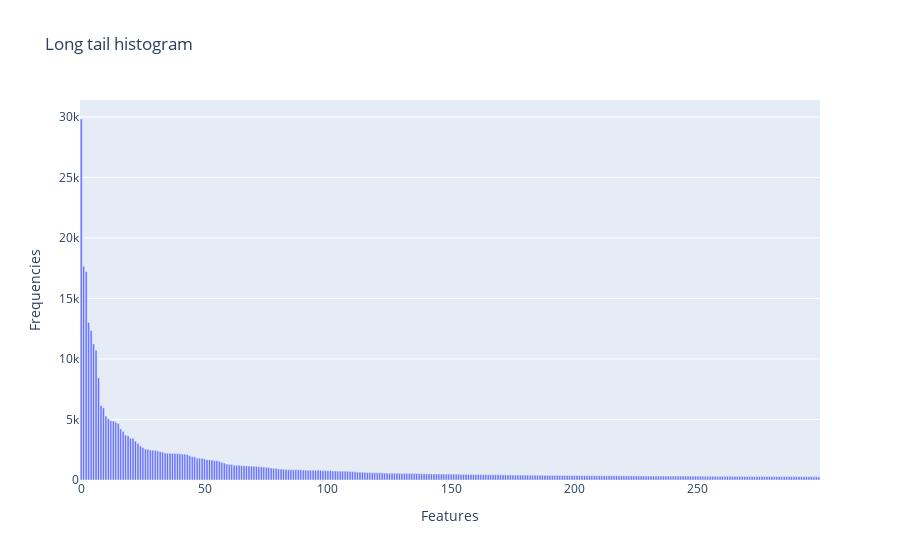

The cell this chart's notebook holds for it:
### Markdown cell above
### >>> **Exercise 15 (take home):** 
Additionally, you can attempt to sort the terms on the `x-axis` by frequency instead of in alphabetical order. This way the visualization is more meaninfgul and you will be able to observe the so called [long tail](https://en.wikipedia.org/wiki/Long_tail) (get familiar with this term since it will appear a lot in data mining and other statistics courses). see picture below

![alt txt](https://upload.wikimedia.org/wikipedia/commons/thumb/8/8a/Long_tail.svg/1000px-Long_tail.svg.png)

### Code cell
# Answer here
# Because the difference between the data frequencies is too large, 
# I select the 300 most frequently appearing features to plot the long tail histogram.
import copy
freq_sort = term_frequencies[idx_list[0:300]]
fig = px.bar(y=freq_sort.tolist()[0:300],
             labels={'x':'Features', 'y':'Frequencies'}, title="Long tail histogram")
fig.show()

### Figure 1 — Plotly figure (JSON) as saved in the notebook; plotly's stock layout.template omitted (floating-point values rounded to 4 significant figures; data arrays with more than 128 entries replaced by an {"elided": "..."} marker saying what was removed)
{"data": [{"alignmentgroup": "True", "hovertemplate": "Features=%{x}<br>Frequencies=%{y}<extra></extra>", "legendgroup": "", "marker": {"color": "#636efa", "pattern": {"shape": ""}}, "name": "", "offsetgroup": "", "orientation": "v", "showlegend": false, "textposition": "auto", "type": "bar", "x": {"elided": "300 int values"}, "xaxis": "x", "y": {"elided": "300 int values"}, "yaxis": "y"}], "layout": {"barmode": "relative", "legend": {"tracegroupgap": 0}, "title": {"text": "Long tail histogram"}, "xaxis": {"anchor": "y", "domain": [0, 1], "title": {"text": "Features"}}, "yaxis": {"anchor": "x", "domain": [0, 1], "title": {"text": "Frequencies"}}}}
